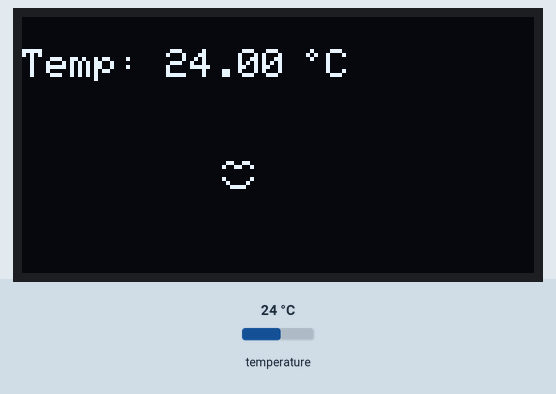
This sketch was run on a simulated Arduino Uno, built with avr-gcc and run on an emulated ATmega328P. Parts: 128×64 one-colour display. Inputs (shaded band) come from the test bench; at power-on: temperature 24 °C.

Above: at 1.5 s.
1.6 s: temperature set to 24.6 °C
At 3.9 s:
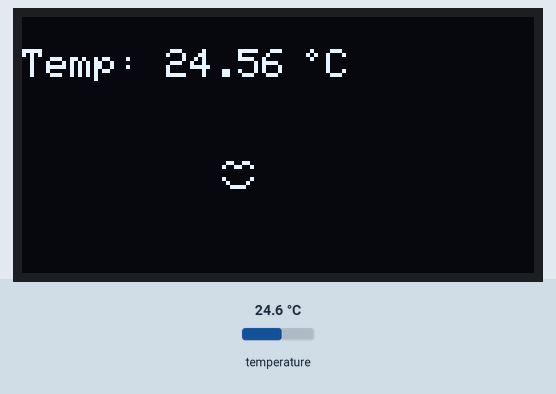
4.2 s: temperature set to 25.5 °C
At 5.3 s:
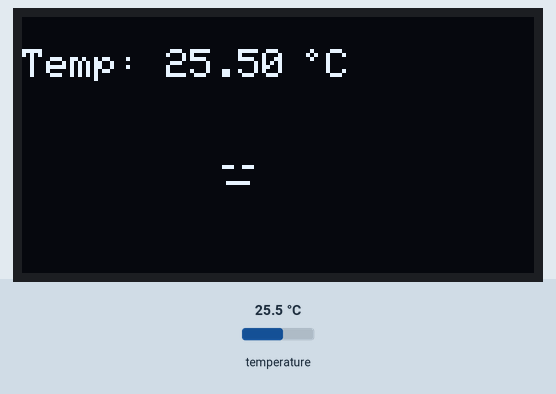
6.7 s: temperature set to 29.4 °C
At 8.7 s:
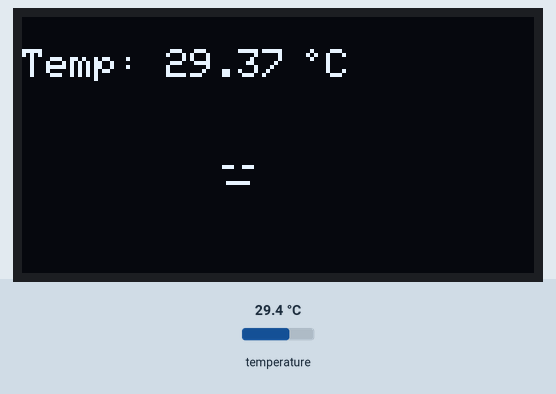
9.6 s: temperature set to 30.6 °C
At 10.9 s:
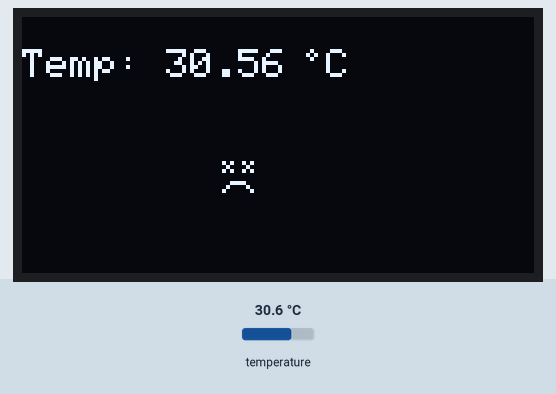
12.1 s: temperature set to 24 °C
At 14.3 s:
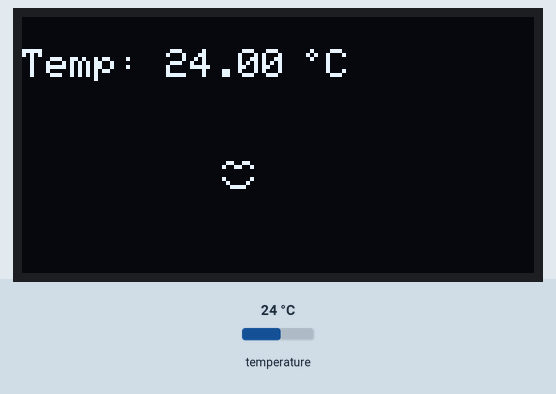
Timing chart, 0 to 15.8 s (numbered marks = the images above; inputs shaded):
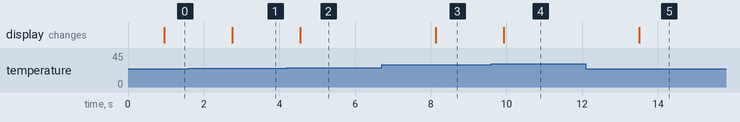

Measured:
- the behaviour switches between 24.9 and 25 °C on temperature (found by bisection; images 1 and 2)
- the behaviour switches between 29.9 and 30 °C on temperature (found by bisection; images 3 and 4)
- after the input at 1.6 s, the display: changes after 1.2 s (image 1)
- after the input at 4.2 s, the display: changes after 0.35 s (image 2)
- after the input at 6.7 s, the display: changes after 1.4 s (image 3)
- after the input at 9.6 s, the display: changes after 0.33 s (image 4)
- after the input at 12.1 s, the display: changes after 1.4 s (image 5)

The sketch:

22_1.ino
```cpp
#include <OneWire.h>
#include <DallasTemperature.h>
#include <Adafruit_GFX.h>
#include <Adafruit_SH1106.h>
#define SDA 21
#define SCL 22
#define tempPin 0
Adafruit_SH1106 display(SDA, SCL);
OneWire oneWire(tempPin);
DallasTemperature DS18B20(&oneWire);
float tempC;
static const unsigned char PROGMEM degree[] = {
 0b00000010,
 0b00000101,
 0b00000010,
 0b00000000,
 0b00000000,
 0b00000000,
 0b00000000,
 0b00000000
};
static const unsigned char PROGMEM smile[] = {
  0b01100110,
  0b10011001,
  0b00000000,
  0b00000000,
  0b10000001,
  0b01000010,
  0b00111100,
  0b00000000
};
static const unsigned char PROGMEM normal[] = {
  0b00000000,
  0b11100111,
  0b00000000,
  0b00000000,
  0b00000000,
  0b01111110,
  0b00000000,
  0b00000000
};
static const unsigned char PROGMEM angry[] = {
  0b10100101,
  0b01000010,
  0b10100101,
  0b00000000,
  0b00000000,
  0b00111100,
  0b01000010,
  0b10000001
};
void setup(){
  display.begin(SH1106_SWITCHCAPVCC, 0x3C);
  display.clearDisplay();
  display.display();
  delay(100);
  display.setTextSize(1);
  display.setTextColor(WHITE);
  display.setCursor(0, 0);
  DS18B20.begin();
}
void loop(){
  display.clearDisplay();
  display.setCursor(0, 0);
  DS18B20.requestTemperatures();
  tempC = DS18B20.getTempCByIndex(0);
  display.println("");
  display.print("Temp: ");
  display.print(tempC, 2);
  display.drawBitmap(display.getCursorX(), display.getCursorY(), degree, 8, 8, WHITE);
  display.setCursor(display.getCursorX() + 10, display.getCursorY());
  display.print("C");
  if(tempC < 25){
    display.drawBitmap(50, 36, smile, 8, 8, WHITE);
  }else if(tempC < 30){
    display.drawBitmap(50, 36, normal, 8, 8, WHITE);
  }else{
    display.drawBitmap(50, 36, angry, 8, 8, WHITE);
  }
  display.display();
  delay(500);
  delay(500);
}
```
